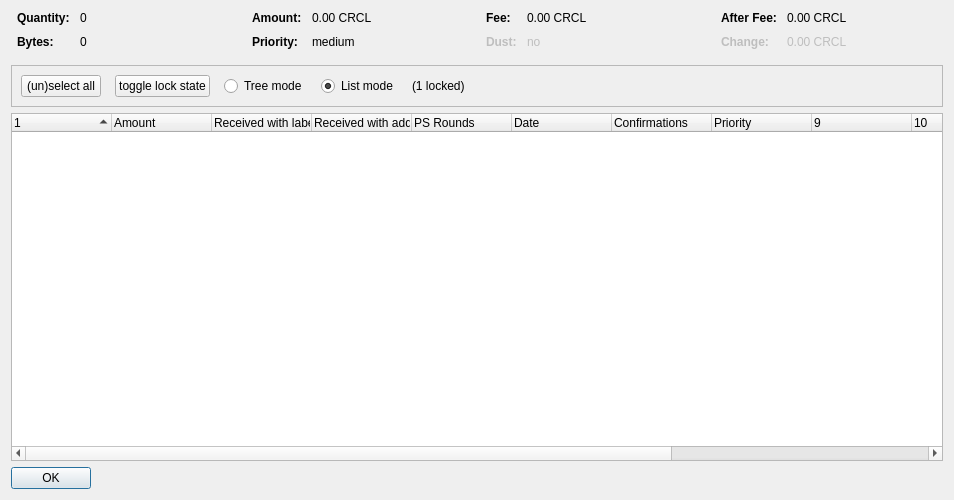
<?xml version="1.0" encoding="UTF-8"?>
<ui version="4.0">
 <class>CoinControlDialog</class>
 <widget class="QDialog" name="CoinControlDialog">
  <property name="geometry">
   <rect>
    <x>0</x>
    <y>0</y>
    <width>954</width>
    <height>500</height>
   </rect>
  </property>
  <property name="windowTitle">
   <string>Coin Selection</string>
  </property>
  <layout class="QVBoxLayout" name="verticalLayout">
   <item>
    <layout class="QHBoxLayout" name="horizontalLayoutTop" stretch="0,0,0,0">
     <property name="topMargin">
      <number>0</number>
     </property>
     <property name="bottomMargin">
      <number>10</number>
     </property>
     <item>
      <layout class="QFormLayout" name="formLayoutCoinControl1">
       <property name="horizontalSpacing">
        <number>10</number>
       </property>
       <property name="verticalSpacing">
        <number>10</number>
       </property>
       <property name="leftMargin">
        <number>6</number>
       </property>
       <property name="rightMargin">
        <number>6</number>
       </property>
       <item row="0" column="0">
        <widget class="QLabel" name="labelCoinControlQuantityText">
         <property name="font">
          <font>
           <weight>75</weight>
           <bold>true</bold>
          </font>
         </property>
         <property name="text">
          <string>Quantity:</string>
         </property>
        </widget>
       </item>
       <item row="0" column="1">
        <widget class="QLabel" name="labelCoinControlQuantity">
         <property name="cursor">
          <cursorShape>IBeamCursor</cursorShape>
         </property>
         <property name="contextMenuPolicy">
          <enum>Qt::ActionsContextMenu</enum>
         </property>
         <property name="text">
          <string notr="true">0</string>
         </property>
         <property name="textInteractionFlags">
          <set>Qt::LinksAccessibleByMouse|Qt::TextSelectableByKeyboard|Qt::TextSelectableByMouse</set>
         </property>
        </widget>
       </item>
       <item row="1" column="0">
        <widget class="QLabel" name="labelCoinControlBytesText">
         <property name="font">
          <font>
           <weight>75</weight>
           <bold>true</bold>
          </font>
         </property>
         <property name="text">
          <string>Bytes:</string>
         </property>
        </widget>
       </item>
       <item row="1" column="1">
        <widget class="QLabel" name="labelCoinControlBytes">
         <property name="cursor">
          <cursorShape>IBeamCursor</cursorShape>
         </property>
         <property name="contextMenuPolicy">
          <enum>Qt::ActionsContextMenu</enum>
         </property>
         <property name="text">
          <string notr="true">0</string>
         </property>
         <property name="textInteractionFlags">
          <set>Qt::LinksAccessibleByMouse|Qt::TextSelectableByKeyboard|Qt::TextSelectableByMouse</set>
         </property>
        </widget>
       </item>
      </layout>
     </item>
     <item>
      <layout class="QFormLayout" name="formLayoutCoinControl2">
       <property name="horizontalSpacing">
        <number>10</number>
       </property>
       <property name="verticalSpacing">
        <number>10</number>
       </property>
       <property name="leftMargin">
        <number>6</number>
       </property>
       <property name="rightMargin">
        <number>6</number>
       </property>
       <item row="0" column="0">
        <widget class="QLabel" name="labelCoinControlAmountText">
         <property name="font">
          <font>
           <weight>75</weight>
           <bold>true</bold>
          </font>
         </property>
         <property name="text">
          <string>Amount:</string>
         </property>
        </widget>
       </item>
       <item row="0" column="1">
        <widget class="QLabel" name="labelCoinControlAmount">
         <property name="cursor">
          <cursorShape>IBeamCursor</cursorShape>
         </property>
         <property name="contextMenuPolicy">
          <enum>Qt::ActionsContextMenu</enum>
         </property>
         <property name="text">
          <string notr="true">0.00 CRCL</string>
         </property>
         <property name="textInteractionFlags">
          <set>Qt::LinksAccessibleByMouse|Qt::TextSelectableByKeyboard|Qt::TextSelectableByMouse</set>
         </property>
        </widget>
       </item>
       <item row="1" column="0">
        <widget class="QLabel" name="labelCoinControlPriorityText">
         <property name="font">
          <font>
           <weight>75</weight>
           <bold>true</bold>
          </font>
         </property>
         <property name="text">
          <string>Priority:</string>
         </property>
        </widget>
       </item>
       <item row="1" column="1">
        <widget class="QLabel" name="labelCoinControlPriority">
         <property name="cursor">
          <cursorShape>IBeamCursor</cursorShape>
         </property>
         <property name="contextMenuPolicy">
          <enum>Qt::ActionsContextMenu</enum>
         </property>
         <property name="text">
          <string>medium</string>
         </property>
         <property name="textInteractionFlags">
          <set>Qt::LinksAccessibleByMouse|Qt::TextSelectableByKeyboard|Qt::TextSelectableByMouse</set>
         </property>
        </widget>
       </item>
      </layout>
     </item>
     <item>
      <layout class="QFormLayout" name="formLayoutCoinControl3">
       <property name="horizontalSpacing">
        <number>10</number>
       </property>
       <property name="verticalSpacing">
        <number>10</number>
       </property>
       <property name="leftMargin">
        <number>6</number>
       </property>
       <property name="rightMargin">
        <number>6</number>
       </property>
       <item row="0" column="0">
        <widget class="QLabel" name="labelCoinControlFeeText">
         <property name="font">
          <font>
           <weight>75</weight>
           <bold>true</bold>
          </font>
         </property>
         <property name="text">
          <string>Fee:</string>
         </property>
        </widget>
       </item>
       <item row="0" column="1">
        <widget class="QLabel" name="labelCoinControlFee">
         <property name="cursor">
          <cursorShape>IBeamCursor</cursorShape>
         </property>
         <property name="contextMenuPolicy">
          <enum>Qt::ActionsContextMenu</enum>
         </property>
         <property name="text">
          <string notr="true">0.00 CRCL</string>
         </property>
         <property name="textInteractionFlags">
          <set>Qt::LinksAccessibleByMouse|Qt::TextSelectableByKeyboard|Qt::TextSelectableByMouse</set>
         </property>
        </widget>
       </item>
       <item row="1" column="0">
        <widget class="QLabel" name="labelCoinControlLowOutputText">
         <property name="enabled">
          <bool>false</bool>
         </property>
         <property name="font">
          <font>
           <weight>75</weight>
           <bold>true</bold>
          </font>
         </property>
         <property name="text">
          <string>Dust:</string>
         </property>
        </widget>
       </item>
       <item row="1" column="1">
        <widget class="QLabel" name="labelCoinControlLowOutput">
         <property name="enabled">
          <bool>false</bool>
         </property>
         <property name="cursor">
          <cursorShape>IBeamCursor</cursorShape>
         </property>
         <property name="contextMenuPolicy">
          <enum>Qt::ActionsContextMenu</enum>
         </property>
         <property name="text">
          <string>no</string>
         </property>
         <property name="textInteractionFlags">
          <set>Qt::LinksAccessibleByMouse|Qt::TextSelectableByKeyboard|Qt::TextSelectableByMouse</set>
         </property>
        </widget>
       </item>
      </layout>
     </item>
     <item>
      <layout class="QFormLayout" name="formLayoutCoinControl4">
       <property name="horizontalSpacing">
        <number>10</number>
       </property>
       <property name="verticalSpacing">
        <number>10</number>
       </property>
       <property name="leftMargin">
        <number>6</number>
       </property>
       <property name="rightMargin">
        <number>6</number>
       </property>
       <item row="0" column="0">
        <widget class="QLabel" name="labelCoinControlAfterFeeText">
         <property name="font">
          <font>
           <weight>75</weight>
           <bold>true</bold>
          </font>
         </property>
         <property name="text">
          <string>After Fee:</string>
         </property>
        </widget>
       </item>
       <item row="0" column="1">
        <widget class="QLabel" name="labelCoinControlAfterFee">
         <property name="cursor">
          <cursorShape>IBeamCursor</cursorShape>
         </property>
         <property name="contextMenuPolicy">
          <enum>Qt::ActionsContextMenu</enum>
         </property>
         <property name="text">
          <string notr="true">0.00 CRCL</string>
         </property>
         <property name="textInteractionFlags">
          <set>Qt::LinksAccessibleByMouse|Qt::TextSelectableByKeyboard|Qt::TextSelectableByMouse</set>
         </property>
        </widget>
       </item>
       <item row="1" column="0">
        <widget class="QLabel" name="labelCoinControlChangeText">
         <property name="enabled">
          <bool>false</bool>
         </property>
         <property name="font">
          <font>
           <weight>75</weight>
           <bold>true</bold>
          </font>
         </property>
         <property name="text">
          <string>Change:</string>
         </property>
        </widget>
       </item>
       <item row="1" column="1">
        <widget class="QLabel" name="labelCoinControlChange">
         <property name="enabled">
          <bool>false</bool>
         </property>
         <property name="cursor">
          <cursorShape>IBeamCursor</cursorShape>
         </property>
         <property name="contextMenuPolicy">
          <enum>Qt::ActionsContextMenu</enum>
         </property>
         <property name="text">
          <string notr="true">0.00 CRCL</string>
         </property>
         <property name="textInteractionFlags">
          <set>Qt::LinksAccessibleByMouse|Qt::TextSelectableByKeyboard|Qt::TextSelectableByMouse</set>
         </property>
        </widget>
       </item>
      </layout>
     </item>
    </layout>
   </item>
   <item>
    <widget class="QFrame" name="frame">
     <property name="minimumSize">
      <size>
       <width>0</width>
       <height>40</height>
      </size>
     </property>
     <property name="frameShape">
      <enum>QFrame::StyledPanel</enum>
     </property>
     <property name="frameShadow">
      <enum>QFrame::Sunken</enum>
     </property>
     <layout class="QHBoxLayout" name="horizontalLayout">
      <item>
       <layout class="QHBoxLayout" name="horizontalLayoutPanel" stretch="0,0,0,0,0,0">
        <property name="spacing">
         <number>14</number>
        </property>
        <item>
         <widget class="QPushButton" name="pushButtonSelectAll">
          <property name="sizePolicy">
           <sizepolicy hsizetype="Maximum" vsizetype="Fixed">
            <horstretch>0</horstretch>
            <verstretch>0</verstretch>
           </sizepolicy>
          </property>
          <property name="text">
           <string>(un)select all</string>
          </property>
          <property name="autoDefault">
           <bool>false</bool>
          </property>
         </widget>
        </item>
        <item>
         <widget class="QPushButton" name="pushButtonToggleLock">
          <property name="sizePolicy">
           <sizepolicy hsizetype="Maximum" vsizetype="Fixed">
            <horstretch>0</horstretch>
            <verstretch>0</verstretch>
           </sizepolicy>
          </property>
          <property name="text">
           <string>toggle lock state</string>
          </property>
          <property name="autoDefault">
           <bool>false</bool>
          </property>
         </widget>
        </item>
        <item>
         <widget class="QRadioButton" name="radioTreeMode">
          <property name="sizePolicy">
           <sizepolicy hsizetype="Maximum" vsizetype="Fixed">
            <horstretch>0</horstretch>
            <verstretch>0</verstretch>
           </sizepolicy>
          </property>
          <property name="text">
           <string>Tree mode</string>
          </property>
         </widget>
        </item>
        <item>
         <widget class="QRadioButton" name="radioListMode">
          <property name="sizePolicy">
           <sizepolicy hsizetype="Maximum" vsizetype="Fixed">
            <horstretch>0</horstretch>
            <verstretch>0</verstretch>
           </sizepolicy>
          </property>
          <property name="text">
           <string>List mode</string>
          </property>
          <property name="checked">
           <bool>true</bool>
          </property>
         </widget>
        </item>
        <item>
         <widget class="QLabel" name="labelLocked">
          <property name="text">
           <string>(1 locked)</string>
          </property>
         </widget>
        </item>
        <item>
         <spacer name="horizontalSpacer">
          <property name="orientation">
           <enum>Qt::Horizontal</enum>
          </property>
          <property name="sizeHint" stdset="0">
           <size>
            <width>40</width>
            <height>20</height>
           </size>
          </property>
         </spacer>
        </item>
       </layout>
      </item>
     </layout>
    </widget>
   </item>
   <item>
    <widget class="CoinControlTreeWidget" name="treeWidget">
     <property name="contextMenuPolicy">
      <enum>Qt::CustomContextMenu</enum>
     </property>
     <property name="sortingEnabled">
      <bool>false</bool>
     </property>
     <property name="columnCount">
      <number>13</number>
     </property>
     <attribute name="headerShowSortIndicator" stdset="0">
      <bool>true</bool>
     </attribute>
     <attribute name="headerStretchLastSection">
      <bool>false</bool>
     </attribute>
     <column>
      <property name="text">
       <string/>
      </property>
     </column>
     <column>
      <property name="text">
       <string>Amount</string>
      </property>
     </column>
     <column>
      <property name="text">
       <string>Received with label</string>
      </property>
     </column>
     <column>
      <property name="text">
       <string>Received with address</string>
      </property>
     </column>
     <column>
      <property name="text">
       <string>PS Rounds</string>
      </property>
     </column>
     <column>
      <property name="text">
       <string>Date</string>
      </property>
     </column>
     <column>
      <property name="text">
       <string>Confirmations</string>
      </property>
      <property name="toolTip">
       <string>Confirmed</string>
      </property>
     </column>
     <column>
      <property name="text">
       <string>Priority</string>
      </property>
     </column>
     <column>
      <property name="text">
       <string/>
      </property>
     </column>
     <column>
      <property name="text">
       <string/>
      </property>
     </column>
     <column>
      <property name="text">
       <string/>
      </property>
     </column>
     <column>
      <property name="text">
       <string/>
      </property>
     </column>
     <column>
      <property name="text">
       <string/>
      </property>
     </column>
    </widget>
   </item>
   <item>
    <widget class="QDialogButtonBox" name="buttonBox">
     <property name="sizePolicy">
      <sizepolicy hsizetype="Maximum" vsizetype="Fixed">
       <horstretch>0</horstretch>
       <verstretch>0</verstretch>
      </sizepolicy>
     </property>
     <property name="orientation">
      <enum>Qt::Horizontal</enum>
     </property>
     <property name="standardButtons">
      <set>QDialogButtonBox::Ok</set>
     </property>
    </widget>
   </item>
  </layout>
 </widget>
 <customwidgets>
  <customwidget>
   <class>CoinControlTreeWidget</class>
   <extends>QTreeWidget</extends>
   <header>coincontroltreewidget.h</header>
  </customwidget>
 </customwidgets>
 <resources/>
 <connections/>
</ui>
